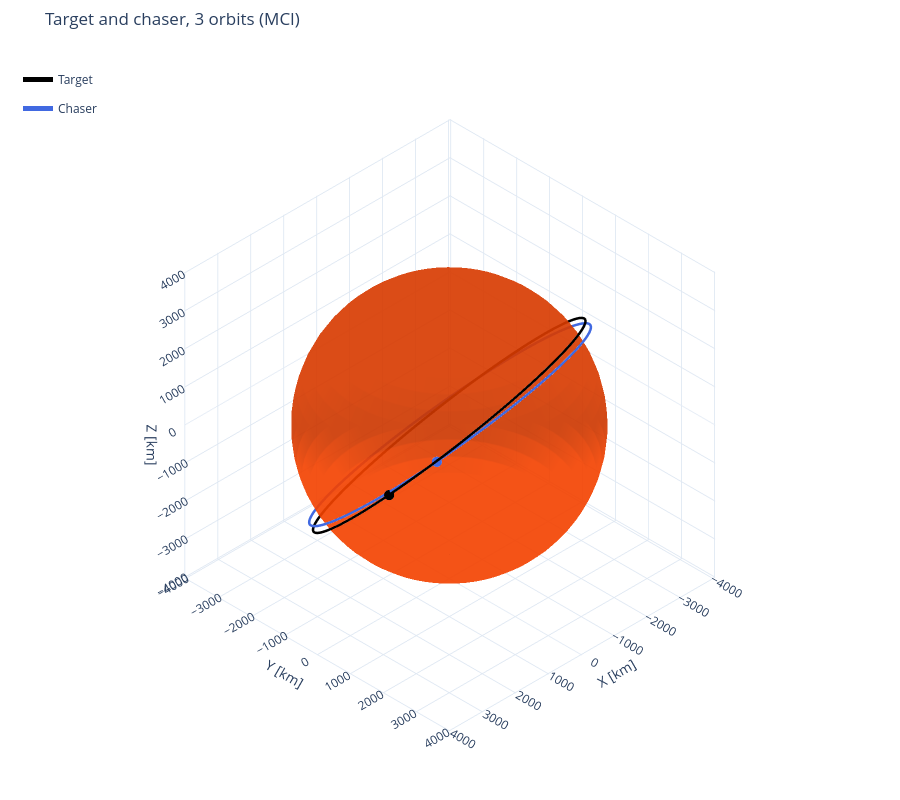

Here is the notebook cell this chart was saved with:
### Code cell
# Propagate both for a few target periods
N_ORBITS = 3
period_s = 2 * np.pi * np.sqrt(TARGET_COES[0] ** 3 / MU_MARS)
t_s = np.linspace(0, N_ORBITS * period_s, 3000)

rv_target_mci = propagate_two_body(
    np.concatenate(coes_to_rv(*TARGET_COES, MU_MARS)), t_s, MU_MARS
)
rv_chaser0 = np.concatenate(coes_to_rv(*CHASER_COES, MU_MARS))
rv_chaser_mci = propagate_two_body(
    rv_chaser0, t_s, MU_MARS
)

fig = plot_3d(
    [rv_target_mci[:, 0:3] * M_TO_KM, rv_chaser_mci[:, 0:3] * M_TO_KM],
    [t_s, t_s],
    labels=["Target", "Chaser"],
    trace_colors=["black", "royalblue"],
    bodies={"name": "Mars", "radius": R_MARS * M_TO_KM, "color": "orangered"},
    title=f"Target and chaser, {N_ORBITS} orbits (MCI)",
    units="km",
)

### Figure 1 — Plotly figure (JSON) as saved in the notebook; plotly's stock layout.template omitted (floating-point values rounded to 4 significant figures; data arrays with more than 128 entries replaced by an {"elided": "..."} marker saying what was removed)
{"data": [{"colorscale": [[0, "orangered"], [1, "orangered"]], "hoverinfo": "skip", "name": "Mars", "opacity": 0.7, "showlegend": false, "showscale": false, "type": "surface", "x": {"elided": "60x30 float values"}, "y": {"elided": "60x30 float values"}, "z": {"elided": "60x30 float values"}}, {"legendgroup": "Target", "line": {"color": "black", "width": 5}, "mode": "lines", "name": "Target", "type": "scatter3d", "x": {"elided": "3000 float values"}, "y": {"elided": "3000 float values"}, "z": {"elided": "3000 float values"}}, {"legendgroup": "Target", "marker": {"color": "black", "size": 6}, "mode": "markers", "name": "Target End", "showlegend": false, "type": "scatter3d", "x": [3326.0], "y": [1500.0], "z": [587.9]}, {"legendgroup": "Chaser", "line": {"color": "royalblue", "width": 5}, "mode": "lines", "name": "Chaser", "type": "scatter3d", "x": {"elided": "3000 float values"}, "y": {"elided": "3000 float values"}, "z": {"elided": "3000 float values"}}, {"legendgroup": "Chaser", "marker": {"color": "royalblue", "size": 6}, "mode": "markers", "name": "Chaser End", "showlegend": false, "type": "scatter3d", "x": [2570.0], "y": [2190.0], "z": [1428.0]}], "layout": {"height": 800, "legend": {"bgcolor": "rgba(0,0,0,0)", "borderwidth": 0, "x": 0.02, "y": 0.98}, "margin": {"b": 0, "l": 0, "r": 0, "t": 50}, "scene": {"aspectmode": "cube", "camera": {"eye": {"x": 1.732, "y": 1.732, "z": 1.732}, "projection": {"type": "orthographic"}, "up": {"x": 0, "y": 0, "z": 1}}, "xaxis": {"range": [-4045.0, 3999.0], "title": {"text": "X [km]"}}, "yaxis": {"range": [-4022.0, 4022.0], "title": {"text": "Y [km]"}}, "zaxis": {"range": [-4022.0, 4022.0], "title": {"text": "Z [km]"}}}, "title": {"text": "Target and chaser, 3 orbits (MCI)"}}}
